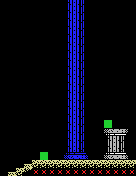

This is a level from a 2D game, rendered from its Tiled map with the project's own tilesets. A one-line summary and the complete map file follow:
An orthogonal 17x22 tile map with 8x8 px tiles, 1 tile layer (Tile Layer 1).

<map version="1.2" tiledversion="1.3.2" orientation="orthogonal" renderorder="right-down" compressionlevel="0" width="17" height="22" tilewidth="8" tileheight="8" infinite="0" nextlayerid="2" nextobjectid="1">
 <tileset firstgid="1" name="temple-tiles" tilewidth="8" tileheight="8" tilecount="256" columns="16">
  <image source="temple-tiles.png" width="128" height="128" />
 </tileset>
 <layer id="1" name="Tile Layer 1" width="17" height="22">
  <data encoding="csv">
1,1,1,1,1,1,1,1,24,25,26,1,1,1,1,1,1,
1,1,1,1,1,1,1,1,24,25,26,1,1,1,1,1,1,
1,1,1,1,1,1,1,1,24,25,26,1,1,1,1,1,1,
1,1,1,1,1,1,1,1,24,25,26,1,1,1,1,1,1,
1,1,1,1,1,1,1,1,24,25,26,1,1,1,1,1,1,
1,1,1,1,1,1,1,1,24,25,26,1,1,1,1,1,1,
1,1,1,1,1,1,1,1,24,25,26,1,1,1,1,1,1,
1,1,1,1,1,1,1,1,24,25,26,1,1,1,1,1,1,
1,1,1,1,1,1,1,1,24,25,26,1,1,1,1,1,1,
1,1,1,1,1,1,1,1,24,25,26,1,1,1,1,1,1,
1,1,1,1,1,1,1,1,24,25,26,1,1,1,1,1,1,
1,1,1,1,1,1,1,1,24,25,26,1,1,1,1,1,1,
1,1,1,1,1,1,1,1,24,25,26,1,1,1,1,1,1,
1,1,1,1,1,1,1,1,24,25,26,1,1,1,1,1,1,
1,1,1,1,1,1,1,1,24,25,26,1,1,1,1,1,1,
1,1,1,1,1,1,1,1,24,25,26,1,1,256,1,1,1,
1,1,1,1,1,1,1,1,24,25,26,1,1,11,12,13,1,
1,1,1,1,1,1,1,1,24,25,26,1,1,8,9,10,1,
1,1,1,1,1,1,1,1,24,25,26,1,1,8,9,10,1,
1,1,1,1,1,256,1,1,21,22,23,1,1,5,6,7,1,
1,1,1,2,3,3,3,3,3,3,3,3,3,3,3,3,3,
1,2,3,4,253,253,253,253,253,253,253,253,253,253,253,253,253
</data>
 </layer>
</map>
